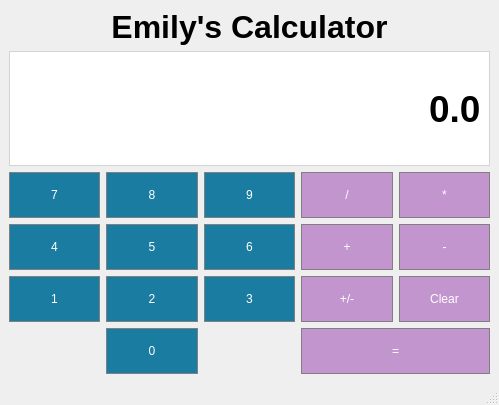
<?xml version="1.0" encoding="UTF-8"?>
<ui version="4.0">
 <class>Calculator</class>
 <widget class="QMainWindow" name="Calculator">
  <property name="geometry">
   <rect>
    <x>0</x>
    <y>0</y>
    <width>499</width>
    <height>405</height>
   </rect>
  </property>
  <property name="windowTitle">
   <string>Calculator</string>
  </property>
  <widget class="QWidget" name="centralwidget">
   <layout class="QGridLayout" name="gridLayout">
    <item row="3" column="0">
     <widget class="QPushButton" name="button4">
      <property name="sizePolicy">
       <sizepolicy hsizetype="Preferred" vsizetype="Preferred">
        <horstretch>0</horstretch>
        <verstretch>0</verstretch>
       </sizepolicy>
      </property>
      <property name="styleSheet">
       <string notr="true">QPushButton {
background-color: #1a7ca0;
color: white;
border: 1px solid gray;
padding: 15px;
}

QPushButton:pressed {
background-color: black;
color: white;
}</string>
      </property>
      <property name="text">
       <string>4</string>
      </property>
     </widget>
    </item>
    <item row="2" column="3">
     <widget class="QPushButton" name="Divide">
      <property name="sizePolicy">
       <sizepolicy hsizetype="Preferred" vsizetype="Preferred">
        <horstretch>0</horstretch>
        <verstretch>0</verstretch>
       </sizepolicy>
      </property>
      <property name="styleSheet">
       <string notr="true">QPushButton {
background-color: #c295cf;
color: white;
border: 1px solid gray;
padding: 15px;
}

QPushButton:pressed {
background-color: black;
color: white;
}</string>
      </property>
      <property name="text">
       <string>/</string>
      </property>
     </widget>
    </item>
    <item row="2" column="4">
     <widget class="QPushButton" name="multiply">
      <property name="sizePolicy">
       <sizepolicy hsizetype="Preferred" vsizetype="Preferred">
        <horstretch>0</horstretch>
        <verstretch>0</verstretch>
       </sizepolicy>
      </property>
      <property name="styleSheet">
       <string notr="true">QPushButton {
background-color: #c295cf;
color: white;
border: 1px solid gray;
padding: 15px;
}

QPushButton:pressed {
background-color: black;
color: white;
}</string>
      </property>
      <property name="text">
       <string>*</string>
      </property>
     </widget>
    </item>
    <item row="2" column="2">
     <widget class="QPushButton" name="button9">
      <property name="sizePolicy">
       <sizepolicy hsizetype="Preferred" vsizetype="Preferred">
        <horstretch>0</horstretch>
        <verstretch>0</verstretch>
       </sizepolicy>
      </property>
      <property name="styleSheet">
       <string notr="true">QPushButton {
background-color: #1a7ca0;
color: white;
border: 1px solid gray;
padding: 5px;
}

QPushButton:pressed {
background-color: black;
color: white;
}</string>
      </property>
      <property name="text">
       <string>9</string>
      </property>
     </widget>
    </item>
    <item row="5" column="3" colspan="2">
     <widget class="QPushButton" name="equal">
      <property name="sizePolicy">
       <sizepolicy hsizetype="Preferred" vsizetype="Preferred">
        <horstretch>0</horstretch>
        <verstretch>0</verstretch>
       </sizepolicy>
      </property>
      <property name="styleSheet">
       <string notr="true">QPushButton {
background-color: #c295cf;
color: white;
border: 1px solid gray;
padding: 15px;
}

QPushButton:pressed {
background-color: black;
color: white;
}</string>
      </property>
      <property name="text">
       <string>=</string>
      </property>
     </widget>
    </item>
    <item row="3" column="3">
     <widget class="QPushButton" name="buttonplus">
      <property name="sizePolicy">
       <sizepolicy hsizetype="Preferred" vsizetype="Preferred">
        <horstretch>0</horstretch>
        <verstretch>0</verstretch>
       </sizepolicy>
      </property>
      <property name="styleSheet">
       <string notr="true">QPushButton {
background-color: #c295cf;
color: white;
border: 1px solid gray;
padding: 15px;
}

QPushButton:pressed {
background-color: black;
color: white;
}</string>
      </property>
      <property name="text">
       <string>+</string>
      </property>
     </widget>
    </item>
    <item row="3" column="2">
     <widget class="QPushButton" name="button6">
      <property name="sizePolicy">
       <sizepolicy hsizetype="Preferred" vsizetype="Preferred">
        <horstretch>0</horstretch>
        <verstretch>0</verstretch>
       </sizepolicy>
      </property>
      <property name="styleSheet">
       <string notr="true">QPushButton {
background-color: #1a7ca0;
color: white;
border: 1px solid gray;
padding: 15px;
}

QPushButton:pressed {
background-color: black;
color: white;
}</string>
      </property>
      <property name="text">
       <string>6</string>
      </property>
     </widget>
    </item>
    <item row="5" column="1">
     <widget class="QPushButton" name="button0">
      <property name="sizePolicy">
       <sizepolicy hsizetype="Preferred" vsizetype="Preferred">
        <horstretch>0</horstretch>
        <verstretch>0</verstretch>
       </sizepolicy>
      </property>
      <property name="styleSheet">
       <string notr="true">QPushButton {
background-color: #1a7ca0;
color: white;
border: 1px solid gray;
padding: 5px;
}

QPushButton:pressed {
background-color: black;
color: white;
}</string>
      </property>
      <property name="text">
       <string>0</string>
      </property>
     </widget>
    </item>
    <item row="1" column="0" colspan="5">
     <widget class="QLineEdit" name="Display">
      <property name="sizePolicy">
       <sizepolicy hsizetype="Preferred" vsizetype="Expanding">
        <horstretch>0</horstretch>
        <verstretch>0</verstretch>
       </sizepolicy>
      </property>
      <property name="font">
       <font>
        <family>Arial</family>
        <pointsize>28</pointsize>
        <weight>75</weight>
        <bold>true</bold>
       </font>
      </property>
      <property name="layoutDirection">
       <enum>Qt::LeftToRight</enum>
      </property>
      <property name="styleSheet">
       <string notr="true">QLineEdit {
 background-color: white;
border: 1px solid lightgray;
padding: 5px;
}</string>
      </property>
      <property name="text">
       <string>0.0</string>
      </property>
      <property name="alignment">
       <set>Qt::AlignRight|Qt::AlignTrailing|Qt::AlignVCenter</set>
      </property>
     </widget>
    </item>
    <item row="4" column="2">
     <widget class="QPushButton" name="button3">
      <property name="sizePolicy">
       <sizepolicy hsizetype="Preferred" vsizetype="Preferred">
        <horstretch>0</horstretch>
        <verstretch>0</verstretch>
       </sizepolicy>
      </property>
      <property name="styleSheet">
       <string notr="true">QPushButton {
background-color: #1a7ca0;
color: white;
border: 1px solid gray;
padding: 5px;
}

QPushButton:pressed {
background-color: black;
color: white;
}</string>
      </property>
      <property name="text">
       <string>3</string>
      </property>
     </widget>
    </item>
    <item row="4" column="1">
     <widget class="QPushButton" name="button2">
      <property name="sizePolicy">
       <sizepolicy hsizetype="Preferred" vsizetype="Preferred">
        <horstretch>0</horstretch>
        <verstretch>0</verstretch>
       </sizepolicy>
      </property>
      <property name="styleSheet">
       <string notr="true">QPushButton {
background-color: #1a7ca0;
color: white;
border: 1px solid gray;
padding: 5px;
}

QPushButton:pressed {
background-color: black;
color: white;
}</string>
      </property>
      <property name="text">
       <string>2</string>
      </property>
     </widget>
    </item>
    <item row="2" column="1">
     <widget class="QPushButton" name="button8">
      <property name="sizePolicy">
       <sizepolicy hsizetype="Preferred" vsizetype="Preferred">
        <horstretch>0</horstretch>
        <verstretch>0</verstretch>
       </sizepolicy>
      </property>
      <property name="styleSheet">
       <string notr="true">QPushButton {
background-color: #1a7ca0;
color: white;
border: 1px solid gray;
padding: 5px;
}

QPushButton:pressed {
background-color: black;
color: white;
}</string>
      </property>
      <property name="text">
       <string>8</string>
      </property>
     </widget>
    </item>
    <item row="4" column="0">
     <widget class="QPushButton" name="button1">
      <property name="sizePolicy">
       <sizepolicy hsizetype="Preferred" vsizetype="Preferred">
        <horstretch>0</horstretch>
        <verstretch>0</verstretch>
       </sizepolicy>
      </property>
      <property name="styleSheet">
       <string notr="true">QPushButton {
background-color: #1a7ca0;
color: white;
border: 1px solid gray;
padding: 5px;
}

QPushButton:pressed {
background-color: black;
color: white;
}</string>
      </property>
      <property name="text">
       <string>1</string>
      </property>
     </widget>
    </item>
    <item row="3" column="4">
     <widget class="QPushButton" name="subtract">
      <property name="sizePolicy">
       <sizepolicy hsizetype="Preferred" vsizetype="Preferred">
        <horstretch>0</horstretch>
        <verstretch>0</verstretch>
       </sizepolicy>
      </property>
      <property name="styleSheet">
       <string notr="true">QPushButton {
background-color: #c295cf;
color: white;
border: 1px solid gray;
padding: 15px;
}

QPushButton:pressed {
background-color: black;
color: white;
}</string>
      </property>
      <property name="text">
       <string>-</string>
      </property>
     </widget>
    </item>
    <item row="2" column="0">
     <widget class="QPushButton" name="button7">
      <property name="sizePolicy">
       <sizepolicy hsizetype="Preferred" vsizetype="Preferred">
        <horstretch>0</horstretch>
        <verstretch>0</verstretch>
       </sizepolicy>
      </property>
      <property name="styleSheet">
       <string notr="true">QPushButton {
background-color: #1a7ca0;
color: white;
border: 1px solid gray;
padding: 5px;
}

QPushButton:pressed {
background-color: black;
color: white;
}</string>
      </property>
      <property name="text">
       <string>7</string>
      </property>
     </widget>
    </item>
    <item row="3" column="1">
     <widget class="QPushButton" name="button5">
      <property name="sizePolicy">
       <sizepolicy hsizetype="Preferred" vsizetype="Preferred">
        <horstretch>0</horstretch>
        <verstretch>0</verstretch>
       </sizepolicy>
      </property>
      <property name="styleSheet">
       <string notr="true">QPushButton {
background-color: #1a7ca0;
color: white;
border: 1px solid gray;
padding: 15px;
}

QPushButton:pressed {
background-color: black;
color: white;
}</string>
      </property>
      <property name="text">
       <string>5</string>
      </property>
     </widget>
    </item>
    <item row="4" column="4">
     <widget class="QPushButton" name="clear">
      <property name="sizePolicy">
       <sizepolicy hsizetype="Preferred" vsizetype="Preferred">
        <horstretch>0</horstretch>
        <verstretch>0</verstretch>
       </sizepolicy>
      </property>
      <property name="styleSheet">
       <string notr="true">QPushButton {
background-color: #c295cf;
color: white;
border: 1px solid gray;
padding: 15px;
}

QPushButton:pressed {
background-color: black;
color: white;
}</string>
      </property>
      <property name="text">
       <string>Clear</string>
      </property>
     </widget>
    </item>
    <item row="4" column="3">
     <widget class="QPushButton" name="changeSign">
      <property name="sizePolicy">
       <sizepolicy hsizetype="Preferred" vsizetype="Preferred">
        <horstretch>0</horstretch>
        <verstretch>0</verstretch>
       </sizepolicy>
      </property>
      <property name="styleSheet">
       <string notr="true">QPushButton {
background-color: #c295cf;
color: white;
border: 1px solid gray;
padding: 15px;
}

QPushButton:pressed {
background-color: black;
color: white;
}</string>
      </property>
      <property name="text">
       <string>+/-</string>
      </property>
     </widget>
    </item>
    <item row="0" column="0" colspan="5">
     <widget class="QLabel" name="label">
      <property name="sizePolicy">
       <sizepolicy hsizetype="Expanding" vsizetype="Preferred">
        <horstretch>0</horstretch>
        <verstretch>0</verstretch>
       </sizepolicy>
      </property>
      <property name="font">
       <font>
        <family>Nirmala UI</family>
        <pointsize>24</pointsize>
        <weight>75</weight>
        <bold>true</bold>
       </font>
      </property>
      <property name="text">
       <string>Emily's Calculator</string>
      </property>
      <property name="alignment">
       <set>Qt::AlignCenter</set>
      </property>
     </widget>
    </item>
   </layout>
  </widget>
  <widget class="QMenuBar" name="menubar">
   <property name="geometry">
    <rect>
     <x>0</x>
     <y>0</y>
     <width>499</width>
     <height>21</height>
    </rect>
   </property>
  </widget>
  <widget class="QStatusBar" name="statusbar"/>
 </widget>
 <resources/>
 <connections/>
</ui>
